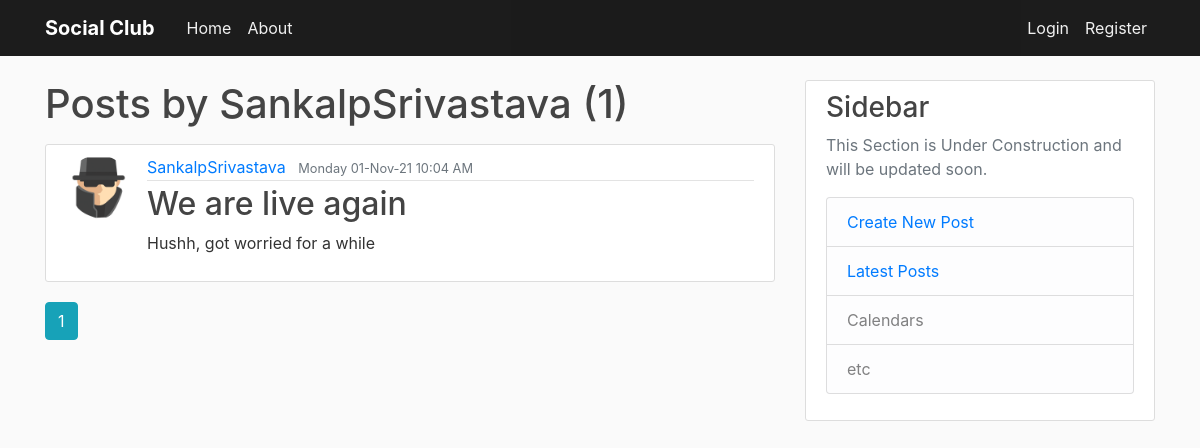
Page /user/SankalpSrivastava on the committed database.
### flaskblog/models.py (models this page shows, shortened)
class User(db.Model,UserMixin):
    id = db.Column(db.Integer, primary_key=True)
    username = db.Column(db.String(20), unique=True, nullable=False)
    email = db.Column(db.String(120), unique=True, nullable=False)
    image_file = db.Column(db.String(20), nullable=False,
                           default='default.jpg')
    password = db.Column(db.String(60), nullable=False)
    date_of_join = db.Column(db.DateTime,default=datetime.utcnow())
    posts = db.relationship('Post', backref='author', lazy=True)

class Post(db.Model):
    id = db.Column(db.Integer, primary_key=True)
    title = db.Column(db.String(100), nullable=False)
    date_posted = db.Column(db.DateTime, nullable=False,
                            default=datetime.utcnow)
    content = db.Column(db.Text, nullable=False)
    user_id = db.Column(db.Integer, db.ForeignKey('user.id'), nullable=False)
    post_edited = db.Column(db.Boolean,unique=False, default=False)

### flaskblog/users/routes.py (the view)
@users.route("/user/<string:username>")
def user_posts(username):
    page = request.args.get('page',1,type=int)
    user =User.query.filter_by(username=username).first_or_404()
    posts = Post.query.filter_by(author=user).order_by(Post.date_posted.desc())\
        .paginate(page = page ,per_page=5)
    return render_template('user_post.html', posts=posts,timezone=timezone,user=user)

### flaskblog/templates/user_post.html
{% extends "layout.html" %}
{% block content %}
<h1 class="mb-3">Posts by {{user.username}} ({{posts.total}})</h1>
{% for post in posts.items%}
<article class="media content-section">
    <image class ="rounded-circle article-img" src ="{{url_for('static',filename='profile_pics/'+post.author.image_file)}}"></image>
    <div class="media-body">
        <div class="article-metadata">
            <a class="mr-2" href="{{url_for('users.user_posts',username=post.author.username)}}">{{ post.author.username }}</a>
            <small class="text-muted">{{ post.date_posted.replace(tzinfo=timezone.utc).astimezone(tz=None).strftime('%A %d-%b-%y %I:%M %p') }}</small>
        </div>
        <h2><a class="article-title" href="{{url_for('posts.post',post_id=post.id)}}">{{ post.title }}</a></h2>
        <p class="article-content">{{ post.content }}</p>
    </div>
</article>
{% endfor %}
{% for page_num in posts.iter_pages(left_edge=1, right_edge=1, left_current=1, right_current=2) %}
  {% if page_num %}
    {% if posts.page == page_num %}
      <a class="btn btn-info mb-4" href="{{ url_for('users.user_posts',username=user.username, page=page_num) }}">{{ page_num }}</a>
    {% else %}
      <a class="btn btn-outline-info mb-4" href="{{ url_for('users.user_posts',username=user.username, page=page_num) }}">{{ page_num }}</a>
    {% endif %}
  {% else %}
    ...
  {% endif %}
{% endfor %}
{% endblock content %}

### flaskblog/templates/layout.html (shortened to what this page needs)
<!DOCTYPE html>
<html lang="en">
<head>
    <link rel="stylesheet" href="https://stackpath.bootstrapcdn.com/bootstrap/4.3.1/css/bootstrap.min.css"
>
    <link rel="stylesheet" type="text/css" href="{{url_for('static',filename='main.css')}}">
</head>
<body>
    <header class="site-header">
        <nav class="navbar navbar-expand-md navbar-dark bg-steel fixed-top">
            <div class="container">
                <a class="navbar-brand mr-4" href="#">Social Club</a>
                <div class="collapse navbar-collapse" id="navbarToggle">
                    <div class="navbar-nav mr-auto">
                        <a class="nav-item nav-link" href="{{url_for('main.home')}}">Home</a>
                        <a class="nav-item nav-link" href="{{url_for('main.about')}}">About</a>
                    </div>
                    <div class="navbar-nav">
                        {% if current_user.is_authenticated %}
                        <a class="nav-item nav-link" href="{{url_for('posts.new_post')}}">New Post</a>
                        <a class="nav-item nav-link" href="{{url_for('users.account')}}">Account</a>
                        <a class="nav-item nav-link" href="{{url_for('users.logout')}}">Logout</a>
                        {% else %}
                        <a class="nav-item nav-link" href="{{url_for('users.login')}}">Login</a>
                        <a class="nav-item nav-link" href="{{url_for('users.register')}}">Register</a>
                        {%endif%}
                    </div>
                </div>
            </div>
        </nav>
    </header>
    <main role="main" class="container">
        <div class="row">
            <div class="col-md-8">
                {% block content %}{% endblock %}
            </div>
            <div class="col-md-4">
                <div class="content-section">
                    <h3>Sidebar</h3>
                    <p class='text-muted'>This Section is Under Construction and will be updated soon.
                    <ul class="list-group">
                        <li class="list-group-item list-group-item-light"><a href="{{url_for('posts.new_post')}}">Create New Post</a></li>
                        <li class="list-group-item list-group-item-light"><a href="{{url_for('main.home')}}">Latest Posts</a></li>
                        <li class="list-group-item list-group-item-light">Calendars</li>
                        <li class="list-group-item list-group-item-light">etc</li>
                    </ul>
                    </p>
                </div>
            </div>
        </div>
    </main>
</body>
</html>

### flaskblog/static/main.css (style rules this page uses)
body { background: #fafafa; color: #333333; margin-top: 5rem; }
h1, h2, h3, h4, h5, h6 { color: #444444; }
.bg-steel { background-color: #000000e3; }
.site-header .navbar-nav .nav-link { color: #ffffffef; }
.navbar-dark .navbar-brand { font-weight: 700; }
.content-section { background: #ffffff; padding: 10px 20px; border: 1px solid #dddddd; border-radius: 3px; margin-bottom: 20px; }
.article-title { color: #444444; }
.article-content { white-space: pre-line; }
.article-img { height: 65px; width: 65px; margin-right: 16px; }
.article-metadata { padding-bottom: 1px; margin-bottom: 4px; border-bottom: 1px solid #e3e3e3 }

### rows in the picture
User: username "SankalpSrivastava"
Post: image_file (placeholder picture), author.username "SankalpSrivastava", date_posted.replace "Monday 01-Nov-21 10:04 AM", title "We are live again", content "Hushh, got worried for a while"

### other values in the picture
{{ posts.total }} "1"
{{ page_num }} "1"
